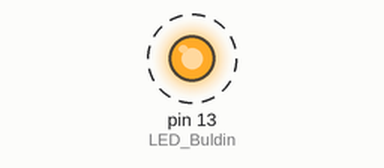
The sketch below on a simulated Arduino Uno, built with avr-gcc and run on an emulated ATmega328P. On the bench: output pins drawn as LEDs (lit = HIGH). Dashed ring = blinking.

Above: at 0.2 s.
Timing chart, 0 to 3.0 s (numbered marks = the images above):
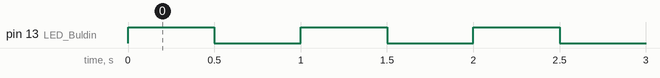

Measured:
- by itself, pin 13 (LED_Buldin): alternates HIGH for 0.50 s and LOW for 0.50 s

The sketch:

Blink.ino
```cpp
/*
  Name:
    Blink
  Discription:
    This code makes the buildin-LED (Pin 13) Blink with a specified delay.
*/

#define LED_Buldin 13 //Defines LED_Buildin as 13

int delayLength = 500; //Set delay length

void setup(){
  pinMode(LED_Buldin, OUTPUT); //Sets LED_Buildin as output
}

void loop(){
  digitalWrite(LED_Buldin, HIGH); //Sets LED_Buildin High
  delay(delayLength); //Waits set delay
  digitalWrite(LED_Buldin, LOW); //Sets LED_Buildin LOW
  delay(delayLength); //Waits set delay
}
```
